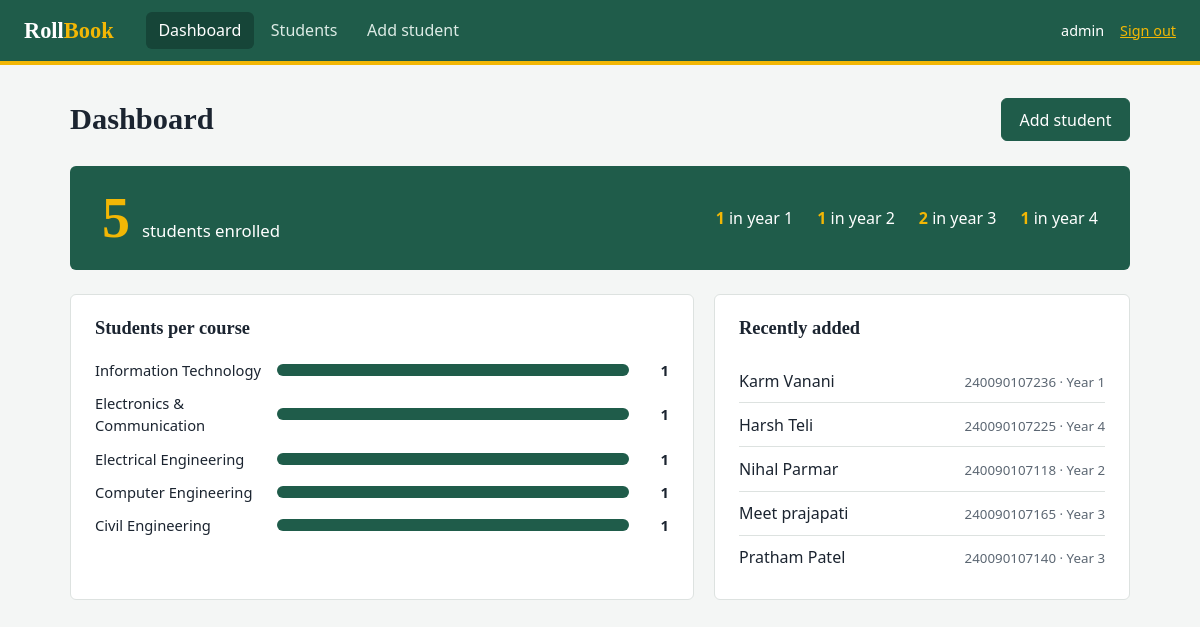
The app's page /dashboard (signed in) with its own data.
### tables this page shows
CREATE TABLE students (
            id         INTEGER PRIMARY KEY AUTOINCREMENT,
            roll_no    TEXT NOT NULL UNIQUE,
            name       TEXT NOT NULL,
            email      TEXT NOT NULL,
            phone      TEXT,
            course     TEXT NOT NULL,
            year       INTEGER NOT NULL,
            created_at TEXT DEFAULT CURRENT_TIMESTAMP
        );

### app.py (the view)
@app.route("/dashboard")
@login_required
def dashboard():
    db = get_db()
    total = db.execute("SELECT COUNT(*) FROM students").fetchone()[0]
    by_course = db.execute(
        "SELECT course, COUNT(*) AS n FROM students GROUP BY course ORDER BY n DESC"
    ).fetchall()
    by_year = db.execute(
        "SELECT year, COUNT(*) AS n FROM students GROUP BY year ORDER BY year"
    ).fetchall()
    recent = db.execute(
        "SELECT * FROM students ORDER BY id DESC LIMIT 5").fetchall()
    biggest = max((r["n"] for r in by_course), default=1)
    return render_template("dashboard.html", total=total, by_course=by_course,
                           by_year=by_year, recent=recent, biggest=biggest)

### app.py (called while the page is built)
def get_db():
    if "db" not in g:
        g.db = sqlite3.connect(DATABASE)
        g.db.row_factory = sqlite3.Row
    return g.db

def login_required(view):
    @wraps(view)
    def wrapped(*args, **kwargs):
        if "user_id" not in session:
            flash("Please sign in to continue.", "error")
            return redirect(url_for("login"))
        return view(*args, **kwargs)
    return wrapped

### templates/dashboard.html (shortened to what this page needs)
{% extends "base.html" %}
{% block content %}
<div class="head">
  <h1>Dashboard</h1>
  <a class="btn primary" href="{{ url_for('add_student') }}">Add student</a>
</div>
<div class="summary">
  <div class="total">
    <span class="num">{{ total }}</span>
    <span class="label">students enrolled</span>
  </div>
  <div class="years">
    {% for y in by_year %}
      <div><b>{{ y.n }}</b> in year {{ y.year }}</div>
    {% else %}
      <div>No year data yet.</div>
    {% endfor %}
  </div>
</div>
<div class="two-col">
  <section class="panel">
    <h2>Students per course</h2>
    {% for c in by_course %}
      <div class="bar-row">
        <div class="bar-label">{{ c.course }}</div>
        <div class="bar"><i style="width: {{ (c.n / biggest * 100)|round|int }}%"></i></div>
        <div class="bar-n">{{ c.n }}</div>
      </div>
    {% else %}
      <p class="empty">No students yet. <a href="{{ url_for('add_student') }}">Add the first one.</a></p>
    {% endfor %}
  </section>
  <section class="panel">
    <h2>Recently added</h2>
    {% for s in recent %}
      <a class="recent" href="{{ url_for('edit_student', student_id=s.id) }}">
        <span>{{ s.name }}</span>
        <small>{{ s.roll_no }} · Year {{ s.year }}</small>
      </a>
    {% else %}
      <p class="empty">Nothing here yet.</p>
    {% endfor %}
  </section>
</div>
{% endblock %}

### templates/base.html (shortened to what this page needs)
<!DOCTYPE html>
<html lang="en">
<head>
  <link rel="stylesheet" href="{{ url_for('static', filename='style.css') }}">
</head>
<body>
  {% if session.get('user_id') %}
  <header class="topbar">
    <a class="brand" href="{{ url_for('dashboard') }}">Roll<span>Book</span></a>
    <nav>
      <a href="{{ url_for('dashboard') }}" class="{{ 'on' if request.endpoint == 'dashboard' }}">Dashboard</a>
      <a href="{{ url_for('students') }}" class="{{ 'on' if request.endpoint in ('students', 'edit_student') }}">Students</a>
      <a href="{{ url_for('add_student') }}" class="{{ 'on' if request.endpoint == 'add_student' }}">Add student</a>
    </nav>
    <div class="user">
      <span>{{ session['username'] }}</span>
      <a href="{{ url_for('logout') }}">Sign out</a>
    </div>
  </header>
  {% endif %}
  <main class="page">
    {% block content %}{% endblock %}
  </main>
</body>
</html>

### static/style.css (style rules this page uses)
:root { --ink: #1b2430; --ink-soft: #5b6672; --paper: #f4f6f5; --card: #ffffff; --line: #dde2e0; --green: #1f5c4a; --green-dark: #164538; --chalk: #f2b705; --red: #b3372f; --radius: 6px; }
* { box-sizing: border-box; }
html, body { margin: 0; }
body { background: var(--paper); color: var(--ink); font: 16px/1.5 "Segoe UI", system-ui, -apple-system, Roboto, sans-serif; }
h1, h2, .brand { font-family: Georgia, "Times New Roman", serif; }
h1 { font-size: 1.9rem; margin: 0; }
h2 { font-size: 1.15rem; margin: 0 0 1rem; }
a { color: var(--green); }
.topbar { display: flex; align-items: center; gap: 2rem; flex-wrap: wrap; background: var(--green); color: #fff; padding: .75rem 1.5rem; border-bottom: 4px solid var(--chalk); }
.brand { font-size: 1.4rem; color: #fff; text-decoration: none; font-weight: bold; }
.brand span { color: var(--chalk); }
.topbar nav { display: flex; gap: .25rem; flex: 1; }
.topbar nav a { color: #dcebe5; text-decoration: none; padding: .4rem .8rem; border-radius: var(--radius); }
.topbar nav a.on { background: var(--green-dark); color: #fff; }
.user { display: flex; gap: 1rem; align-items: center; font-size: .9rem; }
.user a { color: var(--chalk); }
.page { max-width: 1100px; margin: 0 auto; padding: 2rem 1.25rem 4rem; }
.head { display: flex; justify-content: space-between; align-items: center; margin-bottom: 1.5rem; gap: 1rem; }
.btn { display: inline-block; font: inherit; cursor: pointer; text-decoration: none; padding: .55rem 1.1rem; border-radius: var(--radius); border: 1px solid var(--line); background: var(--card); color: var(--ink); }
.btn.primary { background: var(--green); border-color: var(--green); color: #fff; }
.summary { display: flex; gap: 2rem; align-items: center; flex-wrap: wrap; background: var(--green); color: #fff; border-radius: var(--radius); padding: 1.5rem 2rem; margin-bottom: 1.5rem; }
.summary .total { display: flex; align-items: baseline; gap: .75rem; }
.summary .num { font: bold 3.5rem/1 Georgia, serif; color: var(--chalk); }
.summary .label { font-size: 1.05rem; }
.summary .years { display: flex; gap: 1.5rem; margin-left: auto; flex-wrap: wrap; }
.summary .years b { color: var(--chalk); }
.two-col { display: grid; grid-template-columns: 3fr 2fr; gap: 1.25rem; }
.panel { background: var(--card); border: 1px solid var(--line); border-radius: var(--radius); padding: 1.25rem 1.5rem; }
.bar-row { display: grid; grid-template-columns: 170px 1fr 28px; gap: .75rem; align-items: center; margin-bottom: .7rem; font-size: .92rem; }
.bar { background: #e6ece9; height: 12px; border-radius: 6px; overflow: hidden; }
.bar i { display: block; height: 100%; background: var(--green); }
.bar-n { text-align: right; font-weight: 600; }
.recent { display: flex; justify-content: space-between; align-items: baseline; gap: .5rem; padding: .6rem 0; border-bottom: 1px solid var(--line); text-decoration: none; color: var(--ink); }
.recent:last-child { border-bottom: none; }
.recent small { color: var(--ink-soft); }

### records on screen
students: course "Electronics & Communication", {{ (c.n / biggest * 100)|round|int }} 100 (drawn), n "1", name "Karm Vanani", roll_no "240090107236", year "1"
students: course "Computer Engineering", {{ (c.n / biggest * 100)|round|int }} 100 (drawn), n "1", name "Pratham Patel", roll_no "240090107140", year "3"
students: name "Harsh Teli", roll_no "240090107225", year "4"
students: name "Nihal Parmar", roll_no "240090107118", year "2"
students: name "Meet prajapati", roll_no "240090107165", year "3"

### other values on screen
{{ session['username'] }} "admin"
{{ total }} "5"
{{ y.n }} "1" "1" "2" "1"
{{ y.year }} "1" "2" "3" "4"
{{ c.course }} "Information Technology" "Electrical Engineering" "Civil Engineering"
{{ c.n }} "1" "1" "1"
